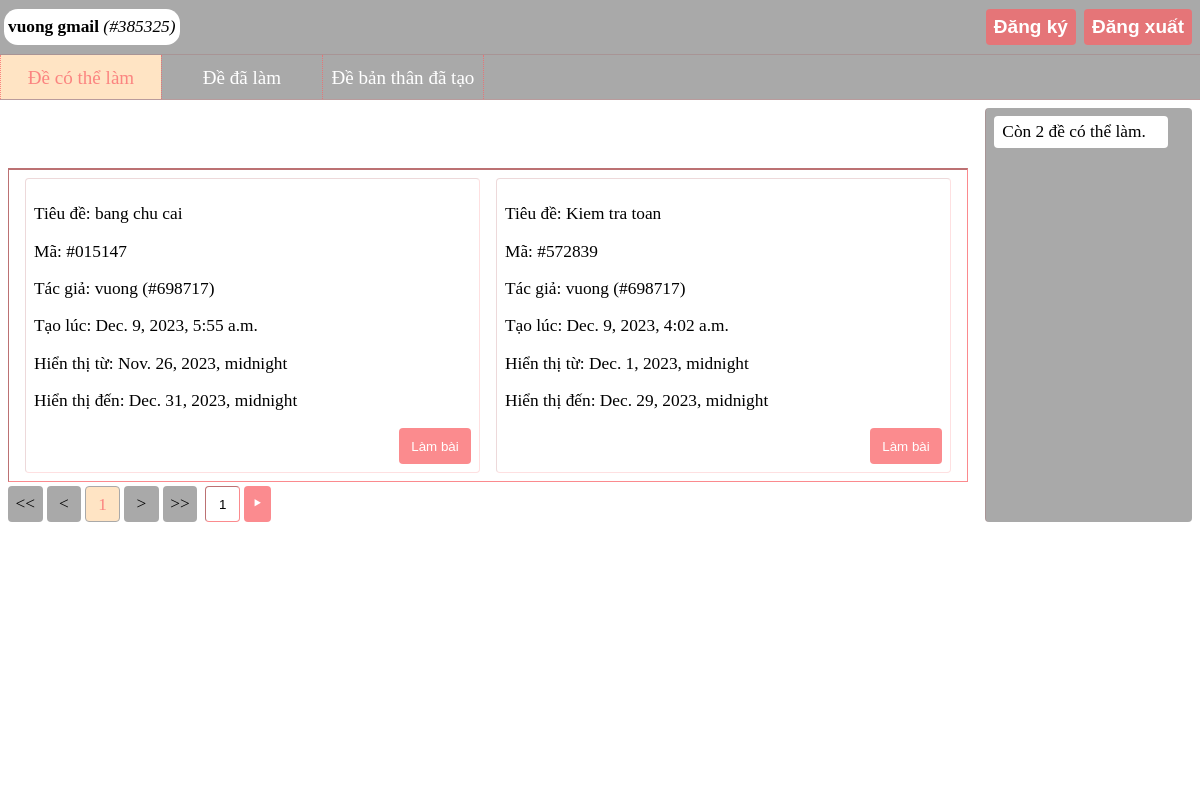
The page /exams/exams/ (signed in) on the database its author committed.
### users/models.py (models this page shows, shortened)
class User(AbstractBaseUser):
    name = models.CharField(_('Họ và tên'), max_length=255, )
    code = models.CharField(_('code'), max_length=255, unique=True, )
    email = models.EmailField(_('email'), max_length=255, unique=True, )
    created_on = models.DateTimeField(_('created on'))
    updated_on = models.DateTimeField(_('updated on'))
    is_active = models.BooleanField(default=True)
    is_admin = models.BooleanField(default=False)
    is_staff = models.BooleanField(default=False)
    objects = UserManager()
    USERNAME_FIELD = "email"
    REQUIRED_FIELDS = ["name"]

### exams/models.py (models this page shows, shortened)
class Exam(models.Model):
    name = models.CharField(_('name'), max_length=255, )
    code = models.CharField(_('code'), max_length=255, unique=True, )
    _questions = models.TextField(_('questions'), )
    _optional_answers = models.TextField(_('optional answers'))
    _correct_answers = models.TextField(_('correct answers'))
    _user_codes = models.TextField(_('user codes'))
    begin_on = models.DateTimeField(_('begin on'), null=True)
    end_on = models.DateTimeField(_('end on'), null=True)
    created_by = models.ForeignKey(verbose_name='created by', to=get_user_model(), on_delete=models.SET_NULL,
                                   null=True)
    created_on = models.DateTimeField(_('created on'))
    time = models.CharField(_('time'), max_length=15)
    objects = ExamManager()
    @property
    def questions(self):
        return split_level_1(self._questions)
    @questions.setter
    def questions(self, questions: list[str]):
        self._questions = join_level_1(questions)
    @property
    def optional_answers(self):
        return split_level_2(self._optional_answers)
    @property
    def correct_answers(self):
        return split_level_1(self._correct_answers)
    @property
    def user_codes(self):
        user_codes = self._user_codes.split(SPLIT_LEVEL_1)
        user_codes_count = len(user_codes)
        User = get_user_model()
        user_codes = User.objects.filter(code__in=user_codes).values('code')
        user_codes = [user_code['code'] for user_code in user_codes]
        if user_codes_count > len(user_codes):
            self._user_codes = SPLIT_LEVEL_1.join(user_codes)
        return user_codes

### exams/views.py (the view)
# urls.py: path('exams/', views.read_exams, name='view exams'),
def read_exams(request):
    if request.method == 'GET':
        return read_exams__get(request)
    raise ValueError('Error method')

### exams/views.py (called while the page is built)
def get_params_of_read_exams__get(get_request):
    direction = get_request.get('direction')
    direction = int(direction) if direction and re.search("^-*[0-9]+$", direction) else 0
    page_number = get_request.get('page')
    page_number = int(page_number) if page_number and re.search("^[0-9]+$", page_number) else 1
    _type = get_request.get('type')
    _type = int(_type) if _type and (re.search("^[0-9]+$", _type) and 1 <= int(_type) <= 3) else CAN_DO_TYPE
    return _type, direction, page_number

### exams/templates/exams/exams.html (shortened to what this page needs)
<!DOCTYPE html>
<html lang="vi-vn" dir="ltr" class="v_element">
<head>
</head>
<body class="v_element">
<div class="v_main_layout v_element">
    <div class="v_main_layout__top v_element">
        <header class="v_main_header v_element">
            <div class="v_main_header__left v_element">
                {% if user.name and user.code %}
                    <p class="v_p v_element v_user_name">
                        <strong>{{ user.name }}</strong>
                        {% if user.code %}
                            <em class="v_em v_element">({{ user.code }})</em>
                        {% endif %}
                    </p>
                {% endif %}
            </div>
            <div class="v_main_header__right v_element">
                <button class="v_btn v_element">
                    <a href="/users/sign_up" class="v_a v_element">Đăng ký</a>
                </button>
                {% if user.id %}
                    <button class="v_btn v_element">
                        <a href="/users/logout" class="v_a v_element">Đăng xuất</a>
                    </button>
                {% else %}
                    <button class="v_btn v_element">
                        <a href="/users/login" class="v_a v_element">Đăng nhập</a>
                    </button>
                {% endif %}
            </div>
        </header>
        <nav class="v_main_nav v_element">
            <ul class="v_ul v_element">
                <li class="v_li {% if type and type != 2 and type != 3 %}v_selected{% endif %} v_element">
                    <a href="/exams/exams?type=1" class="v_a v_pointer v_element">Đề có thể làm</a>
                </li>
                {% if user.id %}
                    <li class="v_li {% if type and type == 2 %}v_selected{% endif %} v_element">
                        <a href="/exams/exams?type=2" class="v_a v_pointer v_element">Đề đã làm</a>
                    </li>
                    <li class="v_li {% if type and type == 3 %}v_selected{% endif %} v_element">
                        <a href="/exams/exams?type=3" class="v_a v_pointer v_element">Đề bản thân đã tạo</a>
                    </li>
                {% endif %}
            </ul>
        </nav>
    </div>
    <div class="v_main_layout-down v_element">
        <main class="v_main_main v_element">
            <section class="v_section v_element">
                <div class="v_exams_header v_element">
                </div>
                <div class="v_exams_kanban v_element">
                    {% for exam in exams %}
                        <div class="v_exams_kanban__item v_element">
                            <p>Tiêu đề: {{ exam.name }}</p>
                            <p>Mã: {{ exam.code }}</p>
                            <p>Tác giả: {{ exam.author }}</p>
                            <p>Tạo lúc: {{ exam.created_on }}</p>
                            <p>Hiển thị từ: {{ exam.begin_on }}</p>
                            <p>Hiển thị đến: {{ exam.end_on }}</p>
                            <div class="v_exams_row_buttons v_element">
                                {% if can_do %}
                                    <button class="v_btn v_element">
                                        <a href="/exams/test?exam_id={{ exam.id }}&mode=1" class="v_a v_element">
                                            Làm bài
                                        </a>
                                    </button>
                                {% endif %}
                            </div>
                        </div>
                    {% endfor %}
                </div>
                <nav class="v_exams_nav v_horizontal v_element">
                    <ul class="v_ul v_horizontal v_element">
                        <li class="v_li v_element">
                            <a href="/exams/exams?type={{type}}&page=1" class="v_a v_element">&lt;&lt;</a>
                        </li>
                        <li class="v_li v_element">
                            <a href="/exams/exams?type={{type}}&page={{current_exam_quartet_index}}&direction=-1" class="v_a v_element">&lt;</a>
                        </li>
                        {% for i in range_exam_quartet_index %}
                            <li class="v_li {% if i == current_exam_quartet_index %}v_selected{% endif %} v_element">
                                <a href="/exams/exams?type={{ type }}&page={{ i }}" class="v_a v_element">{{ i }}</a>
                            </li>
                        {% endfor %}
                        <li class="v_li v_element">
                            <a href="/exams/exams?type={{type}}&page={{current_exam_quartet_index}}&direction=1" class="v_a v_element">&gt;</a>
                        </li>
                        <li class="v_li v_element">
                            <a href="/exams/exams?type={{type}}&page={{ max_exam_quartet_index }}" class="v_a v_element">&gt;&gt;</a>
                        </li>
                    </ul>
                    <input id="v_exams_nav__input_number" type="number" value={{ current_exam_quartet_index }} min="1" max={{ max_exam_quartet_index }} step="1" class="v_input_number v_element"/>
                    <button type="button" class="v_btn v_element">
                        <a id="go_to_number_exam_page_a" href="/exams/exams?type={{ type }}&page={{ current_exam_quartet_index }}" class="v_a v_element">&#11208;</a>
                    </button>
                </nav>
            </section>
            <aside class="v_sidebar v_element">
                {% if user.id %}
                    {% if type == 3 %}
                        <p class="v_p v_count_done v_element">Bạn đã tạo {{ number_of_exam }} đề.</p>
                    {% elif type == 2 %}
                        <p class="v_p v_count_done v_element">Bạn đã làm {{ number_of_exam }} đề.</p>
                    {% else %}
                        <p class="v_p v_count_done v_element">Còn {{ number_of_exam }} đề có thể làm.</p>
                    {% endif %}
                {% endif %}
            </aside>
        </main>
    </div>
</div>
</body>
</html>

### rows shown on the page
User: name "vuong gmail", code "#385325"
Exam: name "bang chu cai", code "#015147", author "vuong (#698717)", created_on "Dec. 9, 2023, 5:55 a.m.", begin_on "Nov. 26, 2023, midnight", end_on "Dec. 31, 2023, midnight"
Exam: name "Kiem tra toan", code "#572839", author "vuong (#698717)", created_on "Dec. 9, 2023, 4:02 a.m.", begin_on "Dec. 1, 2023, midnight", end_on "Dec. 29, 2023, midnight"

### other values the page prints
{{ i }} "1"
{{ number_of_exam }} "2"
